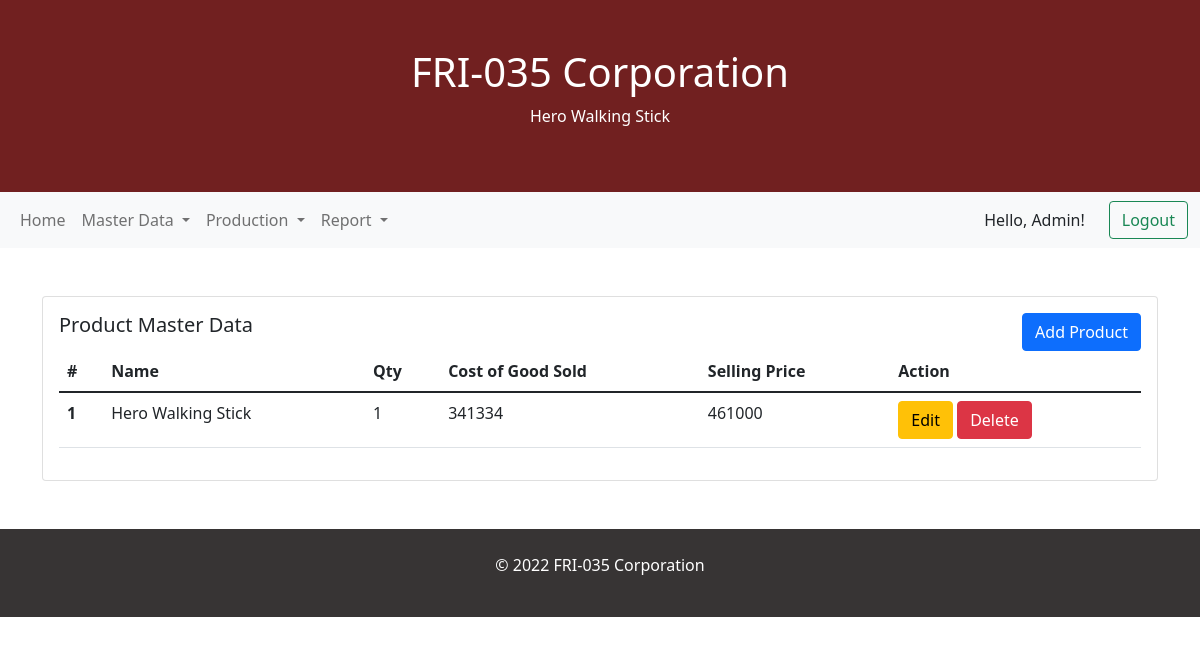
Screenshot of /product/index.php (signed in) with the database file from the repository.
### tables this page shows
CREATE TABLE `product` (
  `id` int(11) NOT NULL,
  `name` varchar(255) NOT NULL,
  `qty` int(11) NOT NULL,
  `cogs` bigint(20) NOT NULL,
  `selling_price` bigint(20) NOT NULL
);

### model/Product.php (called while the page is built, shortened)
<?php
class Product extends Database
{
    function __construct()
    {
        $this->connection = mysqli_connect($this->host, $this->username, $this->password, $this->database);
    }
    function allProduct()
	{
		$data = mysqli_query($this->connection, "SELECT * FROM product");
		return $data;
	}
}

### product/index.php (the view, shortened to what this page needs)
<?php
include '../model/Product.php';
$db = new Product();
$products = $db->allProduct();
?>
<!DOCTYPE html>
<html lang="en">
<head>
    <link href="https://cdn.jsdelivr.net/npm/bootstrap@5.1.3/dist/css/bootstrap.min.css" rel="stylesheet">
</head>
<body>
    <div class="p-5  text-white text-center" style="background-color : #712020">
        <h1>FRI-035 Corporation</h1>
        <p>Hero Walking Stick</p>
    </div>
    <?php include('../navigation/index.php') ?>
    <div class="container mt-5">
        <div class="row">
            <div class="col-lg-12">
                <div class="card">
                    <div class="card-body">
                        <div class="row">
                            <div class="col-6">
                                <h5 class="card-title">Product Master Data</h5>
                            </div>
                            <div class="col-6 text-end">
                                <a href="add.php" class="btn btn-primary">Add Product</a>
                            </div>
                        </div>
                        <table class="table">
                            <thead>
                                <tr>
                                    <th scope="col">#</th>
                                    <th scope="col">Name</th>
                                    <th scope="col">Qty</th>
                                    <th scope="col">Cost of Good Sold</th>
                                    <th scope="col">Selling Price</th>
                                    <th scope="col">Action</th>
                                </tr>
                            </thead>
                            <tbody>
                                <?php $i = 1;
                                foreach ($products as $product) { ?>
                                    <tr>
                                        <th scope="row"><?= $i ?></th>
                                        <td><?= $product['name'] ?></td>
                                        <td><?= $product['qty'] ?></td>
                                        <td><?= $product['cogs'] ?></td>
                                        <td><?= $product['selling_price'] ?></td>
                                        <td>
                                            <a href="edit.php?id=<?= $product['id'] ?>" class="btn btn-warning">Edit</a>
                                            <a href="process.php?action=delete&id=<?= $product['id'] ?>" class="btn btn-danger">Delete</a>
                                        </td>
                                    </tr>
                                <?php $i++;
                                } ?>
                            </tbody>
                        </table>
                    </div>
                </div>
            </div>
        </div>
    </div>
    <div class="mt-5 p-4 text-white text-center" style="background-color:#373434">
        <p>&copy 2022 FRI-035 Corporation</p>
    </div>
</body>
</html>

### rows the page displays
product: name "Hero Walking Stick", qty "1", cogs "341334", selling_price "461000"

### other values shown
$_SESSION['name'] "Admin"
